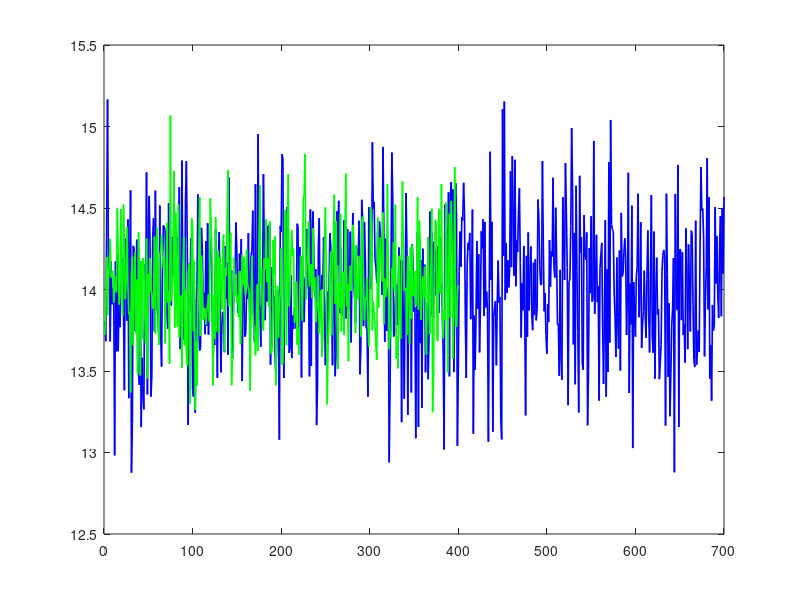

Source code (MATLAB): (Note: this script raises an error after producing the figure.)
clear; close all; clc;

%% Параметры (вариант 7)
N_w = 700;    % длина одной реализации
K_w = 400;    % число реализаций (ансамбль)
mu_w = 14;    % математическое ожидание
sigma_w = 8;  % СКО

N_rw = 700;
K_rw = 400;
mu_rw = 0;
sigma_rw = 1;
l1 = 7;
l2 = 70;

a = 0.9;
sigma_omega = 1;
K_ar = K_w;
N_ar = N_w;

%% 1) Белый гауссовский шум: генерация матрицы X (N x K)
X = mu_w + sigma_w.*randn(N_w, K_w); 

mu_ensemble = mean(X, 2);      
mu_time_per_real = mean(X, 1);
mu_time_mean = mean(mu_time_per_real); % скаляр — среднее по времени и по реализациям

figure('Name','Белый шум: среднее по ансамблю и среднее по времени');
plot(1:N_w, mu_ensemble, 'b', 'LineWidth',1.2); hold on;
plot(1:K_w, mu_time_per_real, 'g', 'LineWidth',1.2);
yline(mu_time_mean, 'r-', 'Среднее по времени (общее)', 'LineWidth',1.2);
yline(mu_w,'k--','Теоретическое \mu','LineWidth',1.2);
xlabel('Индекс n или k');
ylabel('Значение среднего');
title('Белый гауссовский шум: среднее по ансамблю vs среднее по времени');
legend('Среднее по ансамблю \mu[n]', 'Среднее по времени для каждой реализации', 'Среднее по времени (общее)', 'Теоретическое \mu','Location','best');
grid on;

figure('Name','Среднее по времени по каждой реализации (white noise)');
histogram(mu_time_per_real, 30);
xlabel('time mean per realization'); ylabel('counts');
title('Histogram of time means (each realization)');

%% 2) Диаграммы рассеяния белого шума
pairs = [100 101; 200 500; 300 300];
figure('Name','Scatterplots for white noise pairs');
for i=1:3
    subplot(1,3,i);
    ni = pairs(i,1); nj = pairs(i,2);
    scatter(X(ni,:), X(nj,:), 8, 'filled');
    xlabel(sprintf('\\xi[%d]',ni)); ylabel(sprintf('\\xi[%d]',nj));
    title(sprintf('Scatter \\xi[%d] vs \\xi[%d]',ni,nj));
    grid on;
end

for i=1:3
    ni=pairs(i,1); nj=pairs(i,2);
    r = corr(X(ni,:)', X(nj,:)');
    fprintf('White noise corr( %d, %d ) = %.4f\n', ni, nj, r);
end

%% 3) Теоретическое среднее случайного блуждания
mu_xi_theoretical = zeros(N_rw,1);

figure('Name','RW theoretical mean');
plot(1:N_rw, mu_xi_theoretical,'LineWidth',1.2);
xlabel('n'); ylabel('E[\xi(n)]');
title('Теоретическое среднее случайного блуждания');
grid on;

%% 4) Теоретическая дисперсия случайного блуждания
var_xi_theoretical = ( (1:N_rw)' ) * (sigma_rw^2);

figure('Name','RW theoretical variance');
plot(1:N_rw, var_xi_theoretical,'LineWidth',1.2);
xlabel('n'); ylabel('Var[\xi(n)]');
title('Теоретическая дисперсия случайного блуждания');
grid on;

%% 5) Теоретическая автокорреляция случайного блуждания
maxLag_rw = 50;
r_theor_rw = zeros(maxLag_rw+1,1);
for k=0:maxLag_rw
    r_theor_rw(k+1) = (N_rw-k) * sigma_rw^2;
end

figure('Name','RW theoretical autocorrelation');
plot(0:maxLag_rw, r_theor_rw,'LineWidth',1.2);
xlabel('lag k'); ylabel('r(k)');
title('Теоретическая автокорреляция случайного блуждания');
grid on;

%% 6) Практическая генерация случайных блужданий
omega = sigma_rw .* randn(N_rw, K_rw) + mu_rw; % приращения
xi_rw = cumsum(omega,1);  % N_rw x K_rw

figure('Name','Random walks (sample realizations)');
plot(1:N_rw, xi_rw(:,1:min(20,K_rw)));
xlabel('n'); ylabel('\xi[n]');
title('Случайное блуждание: первые 20 реализаций');
grid on;

%% 7) Автокорреляция по ансамблю для случайных блужданий
r_nn1 = zeros(N_rw,1);
for n=2:N_rw
    r_nn1(n) = mean( xi_rw(n,:) .* xi_rw(n-1,:) );
end

figure('Name','Ensemble autocovariance r(n,n-1) for RW');
plot(1:N_rw, r_nn1, 'LineWidth',1.2);
hold on; 
plot(1:N_rw, (1:N_rw)-1, '--','LineWidth',1.2);
xlabel('n'); ylabel('r̂(n,n-1)');
legend('empirical','theoretical n-1','Location','northwest');
title('Эмпирическая автокорреляция по ансамблю для RW');
grid on;

%% 8) Теоретический расчёт AR(1)-процесса (затухающие блуждания)

var_xi_theor_ar = sigma_omega^2 / (1 - a^2);

maxLag = 30;
rho_ar_theor = a.^(0:maxLag)';

fprintf('AR(1) theoretical stationary variance = %.6f (a=%.2f, sigma_omega=%.2f)\n', ...
        var_xi_theor_ar, a, sigma_omega);

figure('Name','AR(1) theoretical correlation');
stem(0:maxLag, rho_ar_theor,'LineWidth',1.2,'Marker','o');
xlabel('lag l'); ylabel('\rho(l)');
title(sprintf('Теоретическая АКФ AR(1), a=%.2f', a));
grid on;

%% 9) Практическая генерация AR(1)-процесса
omega_ar = sigma_omega .* randn(N_ar, K_ar); % приращения
xi_ar = zeros(N_ar, K_ar);
for n=2:N_ar
    xi_ar(n,:) = a .* xi_ar(n-1,:) + omega_ar(n,:);
end

figure('Name','AR(1) realizations (sample)');
plot(1:N_ar, xi_ar(:,1:min(20,K_ar)));
xlabel('n'); ylabel('\xi_{AR}(n)');
title(sprintf('AR(1) realizations (первые 20), a=%.2f', a));
grid on;

% Эмпирическая автокорреляция (по ансамблю)
rho_ar_emp = zeros(maxLag+1,1);
for lag=0:maxLag
    r_vals = [];
    for n=(lag+1):N_ar
        r_vals(end+1) = mean( xi_ar(n,:) .* xi_ar(n-lag,:) );
    end
    rho_ar_emp(lag+1) = mean(r_vals) / var_xi_theor_ar;
end

% Сравнение эмпирики с теорией
figure('Name','AR(1) empirical vs theoretical correlation');
plot(0:maxLag, rho_ar_emp, 'o-','LineWidth',1.2); hold on;
plot(0:maxLag, rho_ar_theor, '--','LineWidth',1.2);
xlabel('lag l'); ylabel('\rho(l)');
legend('empirical (ensemble)','theoretical (a^l)','Location','best');
title('AR(1): сравнение эмпирической и теоретической АКФ');
grid on;

%% 10) Сравнение АCF (нормированных) для трех процессов (white noise, RW, AR1)
maxLagC = 50;

% White noise
acf_wn = zeros(maxLagC+1,1);
for lag=0:maxLagC
    acfvals = [];
    for n=(lag+1):N_w
        acfvals = [acfvals; mean( X(n,:) .* X(n-lag,:) )];
    end
    acf_wn(lag+1) = mean(acfvals) / (sigma_w^2);
end

% Random Walk
acf_rw = zeros(maxLagC+1,1);
for lag=0:maxLagC
    vals = [];
    for n=(lag+1):N_rw
        vals = [vals; mean( xi_rw(n,:) .* xi_rw(n-lag,:) )];
    end
    acf_rw(lag+1) = mean(vals) / mean(var_xi_theoretical);
end

% AR(1)
acf_ar = rho_ar_emp(1:min(maxLagC+1, length(rho_ar_emp)));

% График нормированных ACF
figure('Name','Normalized ACF comparison');
plot(0:maxLagC, acf_wn, '-','LineWidth',1.2); hold on;
plot(0:maxLagC, acf_rw, '-','LineWidth',1.2);
plot(0:(length(acf_ar)-1), acf_ar, '-','LineWidth',1.2);
xlabel('lag'); ylabel('normalized ACF');
legend('White noise','Random walk (ensemble)','AR(1)','Location','best');
title('Comparison of normalized ACFs (white noise, RW, AR(1))');
grid on;

%% Проверка эргодичности AR(1) — упрощённый вывод
lags = [l1, l2];

fprintf('\n=== Задание 10: Эргодичность AR(1) (сокращённый вывод) ===\n\n');

for lag = lags
    if lag >= N_ar
        fprintf('Лаг %d слишком большой для длины ряда N_ar=%d. Пропуск.\n', lag, N_ar);
        continue;
    end
    
    rho_theor = a^lag;
    rho_ensemble = mean(xi_ar(lag+1:end,:) .* xi_ar(1:end-lag,:));
    rho_time = mean(xi_ar(lag+1:end,1) .* xi_ar(1:end-lag,1));
    
    fprintf('Лаг %d:\n', lag);
    fprintf('  Теоретическое значение: %.4f\n', rho_theor);
    fprintf('  Среднее по ансамблю: %.4f\n', rho_ensemble);
    fprintf('  Среднее по времени (реализация 1): %.4f\n\n', rho_time);
end

fprintf('Вывод:\n');
fprintf('AR(1)-процесс стационарный и затухающий.\n');
fprintf('Средние по ансамблю и по времени близки, особенно на малых лагах → процесс почти эргодичен.\n');
fprintf('На больших лагах наблюдаются небольшие отклонения из-за конечной длины реализаций.\n');
